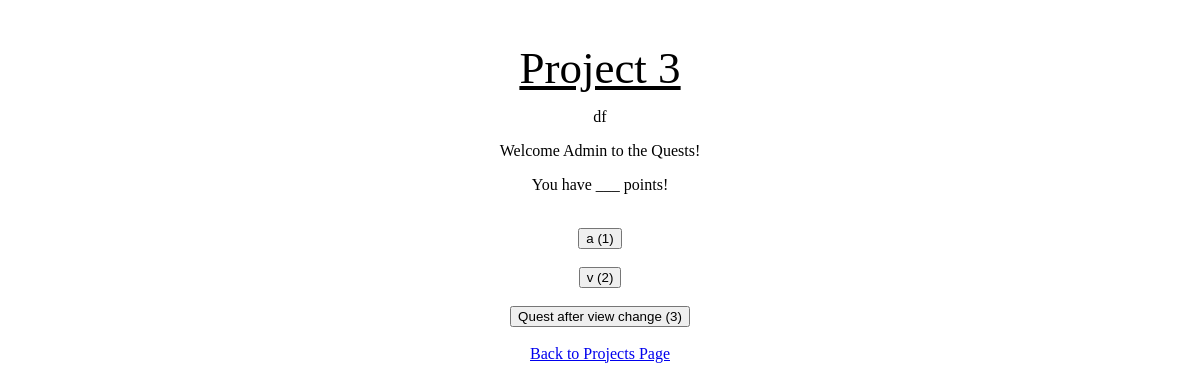
Before: /quest/admin_home_view_only/14 with the older database file.
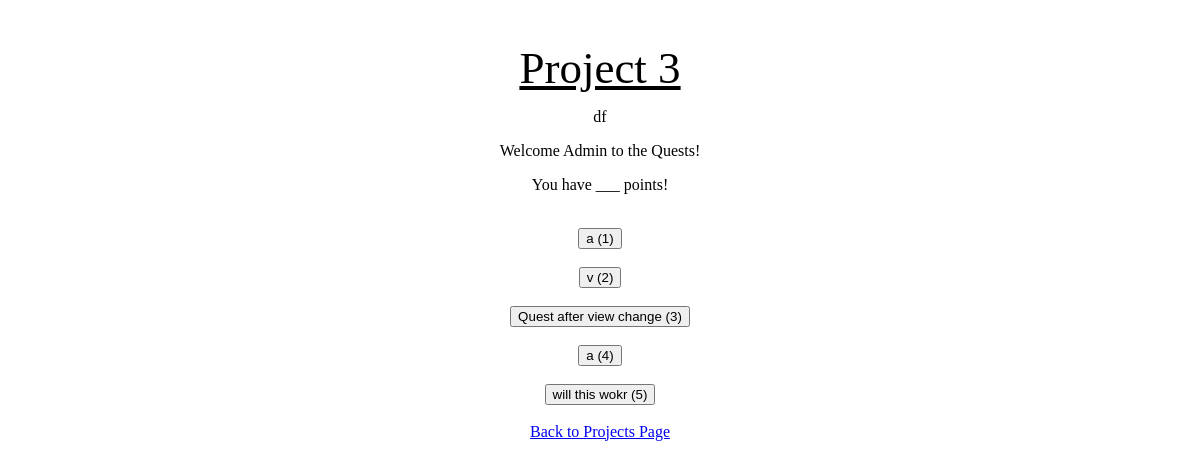
After: the same page with the newer database file.
### quest_extension/models.py (models this page shows)
class Project(models.Model):
    project_name = models.CharField(max_length=1000)
    project_description = models.CharField(max_length=1000)
    project_random_phrase = models.CharField(max_length = 255)
    project_editable = models.BooleanField()

class Quest(models.Model):
    project = models.ForeignKey(Project, on_delete=models.CASCADE)
    quest_name = models.CharField(max_length=250)
    quest_description = models.CharField(max_length=1000, blank=True, null=True)
    quest_points_earned = models.IntegerField()
    deleted = models.BooleanField(default=False)
    time_modified = models.DateTimeField(auto_now=True)
    quest_path_number = models.IntegerField()

### quest_extension/views.py (the view)
# urls.py: path('admin_home_view_only/<project_id>', views.get_admin_home_view_only),
def get_admin_home_view_only(request, project_id):
    current_project = Project.objects.get(id = project_id)
    quests = Quest.objects.filter(project = current_project).order_by('quest_path_number')
    context = {'quests':quests, 'current_project': current_project}
    return render(request, 'quest_extension/admin_home_view_only.html', context)

### quest_extension/templates/quest_extension/admin_home_view_only.html
{% extends 'quest_extension/admin_home_base.html' %}
{% block redirect_to_quest_page %}
    {% for quest in quests %}
        <br>
        <form method='GET' action='/quest/admin_quest_page_view_only/{{quest.id}}'>
            <button type='submit'>{{quest.quest_name}} ({{quest.quest_path_number }})</button>
        </form>
    {% endfor %}
{% endblock %}

### quest_extension/templates/quest_extension/admin_home_base.html (shortened to what this page needs)
{% load static %}
<!DOCTYPE html>
<html lang="en">
    <head>
    <link rel="stylesheet" type="text/css" href="{% static 'quest_extension/admin_project_page_style.css' %}">
    </head>
    <body>
    <h1>{{ current_project.project_name}}</h1>
    <p> {{ current_project.project_description }}</p>
	<p>Welcome Admin to the Quests!</p>
    <p>You have ___ points!</p>
    {% block redirect_to_quest_page %}
    {% endblock %}
    <br>
    <a href= '/quest/admin_project_page'>Back to Projects Page</a>
    </body>
</html>

### quest_extension/static/quest_extension/admin_project_page_style.css (style rules this page uses)
* { text-align: center; }
h1 { padding-top: 3%; text-decoration: underline; color: black; font-family: 'Trocchi', serif; font-size: 45px; font-weight: normal; line-height: 48px; margin: 0; }

Changed rows visible on the page:
added Quest: quest_name "a", quest_path_number "4"
added Quest: quest_name "will this wokr", quest_path_number "5"
